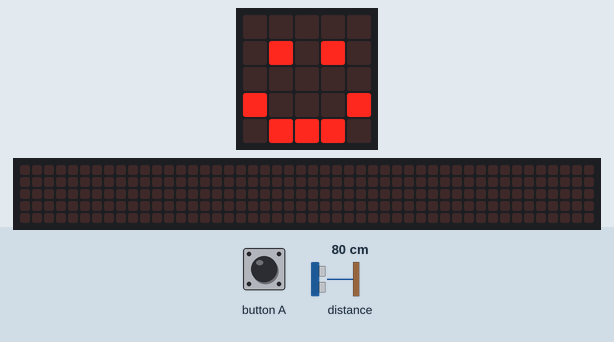
The program below on a simulated BBC micro:bit (MakeCode). Shown: the board's 5×5 LED display, a strip that is not on the board, showing the scrolling text unrolled. Inputs (shaded band) come from the test bench; at power-on: distance to the obstacle 80 cm. The 48×5 strip is a reading aid, not a part: it shows the text the display is scrolling, unrolled, one strip-width of it at a time.

Above: at 1.8 s.
1.9 s: button A pressed for 0.15 s
At 4.7 s:
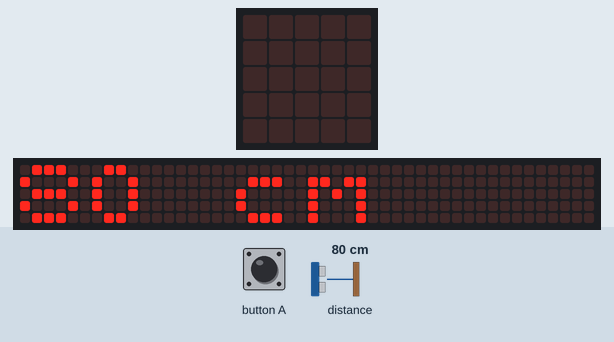
At 7.8 s:
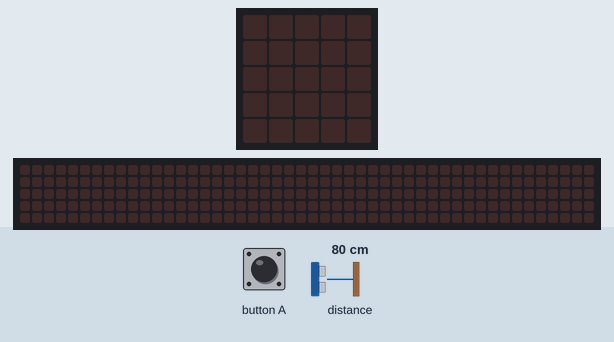
Timing chart, 0 to 8.6 s (numbered marks = the images above; inputs shaded):
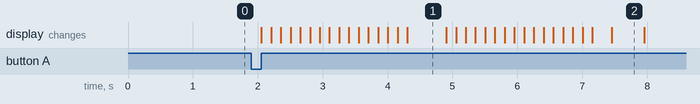

The program:

main.ts
```typescript
// (licence header left out)
// variables
let distanceToObject: number = 0

// setup: Show a happy face to indicate the program is ready
basic.showIcon(IconNames.Happy)

// find the distance from sonar when Button A is pressed
input.onButtonPressed(Button.A, function () {
    basic.clearScreen()

    // measures distance
    distanceToObject = sonar.ping(
        DigitalPin.P1,
        DigitalPin.P2,
        PingUnit.Centimeters
    )

    // display the result
    basic.showString(distanceToObject + " cm")
    basic.pause(500)
    basic.showIcon(IconNames.Happy)
})
```

Measured:
- after the input at 1.9 s, the display: changes after 0.16 s (image 1)
- what the display in image 1 shows lasts 0.6 s, from 4.3 s to 4.9 s
- what the display in image 2 shows lasts 0.5 s, from 7.5 s to 8.0 s
